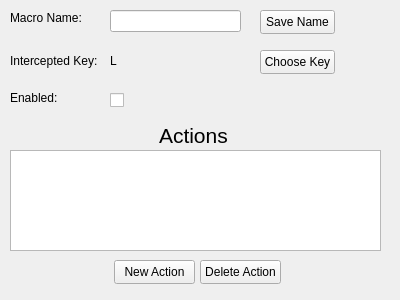
<?xml version="1.0" encoding="UTF-8"?>
<ui version="4.0">
 <class>MacroEditorUI</class>
 <widget class="QWidget" name="MacroEditorUI">
  <property name="geometry">
   <rect>
    <x>0</x>
    <y>0</y>
    <width>400</width>
    <height>300</height>
   </rect>
  </property>
  <property name="windowTitle">
   <string>Macro Editor</string>
  </property>
  <property name="windowIcon">
   <iconset resource="MacroApp.qrc">
    <normaloff>:/MacroApp/logo.png</normaloff>:/MacroApp/logo.png</iconset>
  </property>
  <widget class="QLabel" name="macroNameLabel">
   <property name="geometry">
    <rect>
     <x>10</x>
     <y>10</y>
     <width>90</width>
     <height>16</height>
    </rect>
   </property>
   <property name="text">
    <string>Macro Name:</string>
   </property>
  </widget>
  <widget class="QLabel" name="interceptedKeyLabel">
   <property name="geometry">
    <rect>
     <x>10</x>
     <y>50</y>
     <width>101</width>
     <height>21</height>
    </rect>
   </property>
   <property name="text">
    <string>Intercepted Key:</string>
   </property>
  </widget>
  <widget class="QLabel" name="enabledLabel">
   <property name="geometry">
    <rect>
     <x>10</x>
     <y>90</y>
     <width>51</width>
     <height>16</height>
    </rect>
   </property>
   <property name="text">
    <string>Enabled:</string>
   </property>
  </widget>
  <widget class="QCheckBox" name="enabledBox">
   <property name="geometry">
    <rect>
     <x>110</x>
     <y>90</y>
     <width>16</width>
     <height>20</height>
    </rect>
   </property>
   <property name="text">
    <string/>
   </property>
  </widget>
  <widget class="QLabel" name="actionLabel">
   <property name="geometry">
    <rect>
     <x>159</x>
     <y>120</y>
     <width>121</width>
     <height>31</height>
    </rect>
   </property>
   <property name="font">
    <font>
     <pointsize>16</pointsize>
    </font>
   </property>
   <property name="text">
    <string>Actions</string>
   </property>
  </widget>
  <widget class="QListWidget" name="actionList">
   <property name="geometry">
    <rect>
     <x>10</x>
     <y>150</y>
     <width>371</width>
     <height>101</height>
    </rect>
   </property>
  </widget>
  <widget class="QPushButton" name="newActionButton">
   <property name="geometry">
    <rect>
     <x>114</x>
     <y>260</y>
     <width>81</width>
     <height>24</height>
    </rect>
   </property>
   <property name="text">
    <string>New Action</string>
   </property>
  </widget>
  <widget class="QPushButton" name="deleteActionButton">
   <property name="geometry">
    <rect>
     <x>200</x>
     <y>260</y>
     <width>81</width>
     <height>24</height>
    </rect>
   </property>
   <property name="text">
    <string>Delete Action</string>
   </property>
  </widget>
  <widget class="QPushButton" name="saveNameButton">
   <property name="geometry">
    <rect>
     <x>260</x>
     <y>10</y>
     <width>75</width>
     <height>24</height>
    </rect>
   </property>
   <property name="text">
    <string>Save Name</string>
   </property>
  </widget>
  <widget class="QLabel" name="interceptedKeyText">
   <property name="geometry">
    <rect>
     <x>110</x>
     <y>50</y>
     <width>111</width>
     <height>21</height>
    </rect>
   </property>
   <property name="text">
    <string>L</string>
   </property>
  </widget>
  <widget class="QPushButton" name="chooseKeyButton">
   <property name="geometry">
    <rect>
     <x>260</x>
     <y>50</y>
     <width>75</width>
     <height>24</height>
    </rect>
   </property>
   <property name="text">
    <string>Choose Key</string>
   </property>
  </widget>
  <widget class="QLineEdit" name="macroNameText">
   <property name="geometry">
    <rect>
     <x>110</x>
     <y>10</y>
     <width>131</width>
     <height>22</height>
    </rect>
   </property>
  </widget>
 </widget>
 <layoutdefault spacing="6" margin="11"/>
 <resources>
  <include location="MacroApp.qrc"/>
 </resources>
 <connections/>
</ui>
